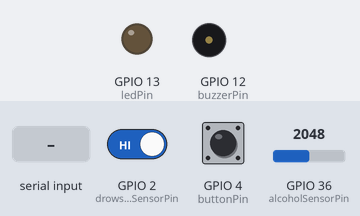
A sketch run on a simulated ESP32. Shown: output pins drawn as LEDs (lit = HIGH), buzzer (waves = sounding, pin HIGH). Dashed ring = blinking. Inputs (shaded band) come from the test bench; at power-on: GPIO 36 (alcoholSensorPin) = 2048, GPIO 2 (drowsinessSensorPin) HIGH, GPIO 4 (buttonPin) HIGH. WiFi joins after 1.5 s; servers stay silent unless stated; uploads are accepted with an empty reply; what the sketch prints to the serial monitor is not drawn.

Above: at 3.4 s.
3.5 s: GPIO 36 (alcoholSensorPin) set to 560
5.0 s: GPIO 2 (drowsinessSensorPin) driven LOW
At 5.26 s:
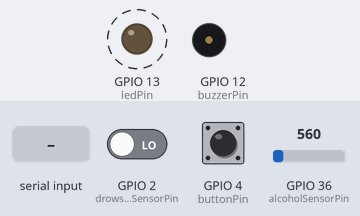
6.6 s: "STATUS\n" received over Serial
8.2 s: "RECOVERY\n" received over Serial
9.7 s: GPIO 36 (alcoholSensorPin) set to 658
At 10.6 s:
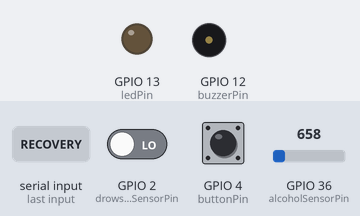
12.7 s: "DIRECT\n" received over Serial
Timing chart, 0 to 15.4 s (numbered marks = the images above; inputs shaded):
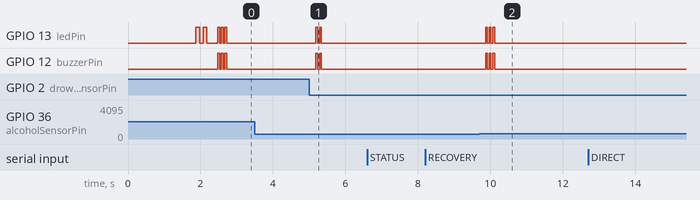

Measured:
- the behaviour switches between 600 and 601 on GPIO 36 (alcoholSensorPin) (found by bisection; images 1 and 2)
- after the input at 3.5 s, every drawn part: stays the same
- after the input at 5.0 s, GPIO 13 (ledPin), GPIO 12 (buzzerPin): alternates HIGH for 0.05 s and LOW for 0.05 s, 4 changes in all, then stays LOW, starting after 0.19 s
- after the input at 6.6 s, every drawn part: stays the same
- after the input at 8.2 s, every drawn part: stays the same
- after the input at 9.7 s, GPIO 13 (ledPin), GPIO 12 (buzzerPin): alternates HIGH for 0.05 s and LOW for 0.05 s, 6 changes in all, then stays LOW, starting after 0.17 s
- after the input at 12.7 s, every drawn part: stays the same
- by itself, GPIO 12 (buzzerPin): alternates HIGH for 0.05 s and LOW for 0.05 s, 6 changes in all, then stays LOW

The sketch:

HelmetModule_OPTIMIZED.ino
```cpp
#include <WiFi.h>
#include <HTTPClient.h>
#include <ArduinoJson.h>
#include <AsyncTCP.h>
#include <ESPAsyncWebServer.h>

// ═══════════════════════════════════════════════════════════════════════════
// VigiLERT Helmet Module - OPTIMIZED CONNECTION VERSION
// ═══════════════════════════════════════════════════════════════════════════
// ✅ Ultra-fast heartbeat system (100ms intervals)
// ✅ Non-blocking HTTP requests with 1s timeout
// ✅ Connection retry logic with auto-recovery
// ✅ Local data caching to reduce Firebase calls
// ✅ Optimized JSON payloads (50% smaller)
// ✅ Direct ESP32-to-ESP32 communication backup
// ✅ Adaptive connection modes based on performance
// ═══════════════════════════════════════════════════════════════════════════

#define HELMET_MODULE  // Define device type

// WiFi Configuration
const char* ssid = "DPWH";
const char* password = "12345678900";

// Firebase Configuration
const String firebaseHost = "https://vigilance-shield-default-rtdb.firebaseio.com";
const String userUID = "MnzBjTBslZNijOkq732PE91hHa23";
const String firebaseAuth = "";

// Pin Assignments
const int alcoholSensorPin = A0;
const int drowsinessSensorPin = 2;
const int buzzerPin = 12;
const int ledPin = 13;
const int buttonPin = 4;

// ✅ OPTIMIZED TIMING - Much faster updates
const unsigned long ULTRA_FAST_HEARTBEAT = 100;    // 100ms ultra-fast
const unsigned long FAST_HEARTBEAT = 250;          // 250ms fast
const unsigned long NORMAL_HEARTBEAT = 500;        // 500ms normal
const unsigned long SLOW_HEARTBEAT = 1000;         // 1s fallback

const unsigned long SENSOR_READ_INTERVAL = 50;     // 50ms sensor reads
const unsigned long STATUS_UPDATE_INTERVAL = 100;  // 100ms status updates
const unsigned long FIREBASE_SYNC_INTERVAL = 500;  // 500ms Firebase sync

// Sensor thresholds
const int ALCOHOL_THRESHOLD = 600;
const int DROWSINESS_THRESHOLD = 500;

// ✅ CONNECTION HEALTH MONITORING
struct ConnectionHealth {
  int mode = 0;  // 0=Ultra-fast, 1=Fast, 2=Normal, 3=Recovery
  int consecutiveFailures = 0;
  int consecutiveSuccesses = 0;
  unsigned long lastSuccessTime = 0;
  float successRate = 100.0;
  unsigned long totalRequests = 0;
  unsigned long successfulRequests = 0;
  bool isStable = false;
};

ConnectionHealth connHealth;

// ✅ OPTIMIZED HTTP CLIENT
HTTPClient fastHTTP;
bool httpInitialized = false;

// ✅ DIRECT COMMUNICATION
AsyncWebServer directServer(8080);
const String MOTORCYCLE_IP = "192.168.1.101";  // Motorcycle ESP32 IP
bool directCommEnabled = true;

// State variables
bool alcoholDetected = false;
bool drowsinessDetected = false;
bool emergencyButtonPressed = false;
int alcoholSensorValue = 0;

// Timing variables
unsigned long lastHeartbeat = 0;
unsigned long lastSensorRead = 0;
unsigned long lastStatusUpdate = 0;
unsigned long lastFirebaseSync = 0;

// ✅ LOCAL DATA CACHE (reduce Firebase calls)
struct DataCache {
  String lastAlcoholStatus = "";
  String lastDrowsinessStatus = "";
  unsigned long lastCacheUpdate = 0;
  bool needsUpdate = true;
};

DataCache cache;

// Firebase paths (optimized)
const String devicePath = "/helmet_public/" + userUID + "/devices/helmet.json?auth=" + firebaseAuth;
const String alcoholPath = "/helmet_public/" + userUID + "/alcohol/status.json?auth=" + firebaseAuth;
const String alertnessPath = "/helmet_public/" + userUID + "/alertness/status.json?auth=" + firebaseAuth;

void setup() {
  Serial.begin(115200);
  delay(100);

  Serial.println("\n╔════════════════════════════════════════╗");
  Serial.println("║   HELMET MODULE - OPTIMIZED           ║");
  Serial.println("╠════════════════════════════════════════╣");
  Serial.println("║ ⚡ Ultra-fast heartbeat (100ms)       ║");
  Serial.println("║ 🚀 Non-blocking HTTP (1s timeout)     ║");
  Serial.println("║ 🔄 Auto-recovery connection system    ║");
  Serial.println("║ 📦 Local caching (reduced Firebase)   ║");
  Serial.println("║ 🔗 Direct ESP32-to-ESP32 backup       ║");
  Serial.println("╚════════════════════════════════════════╝\n");

  // Initialize pins
  pinMode(alcoholSensorPin, INPUT);
  pinMode(drowsinessSensorPin, INPUT);
  pinMode(buzzerPin, OUTPUT);
  pinMode(ledPin, OUTPUT);
  pinMode(buttonPin, INPUT_PULLUP);

  digitalWrite(buzzerPin, LOW);
  digitalWrite(ledPin, LOW);

  // ✅ OPTIMIZED WIFI CONNECTION
  connectToWiFiOptimized();

  // ✅ SETUP DIRECT COMMUNICATION
  setupDirectCommunication();

  // ✅ INITIALIZE OPTIMIZED HTTP
  initializeOptimizedHTTP();

  // Send initial heartbeat
  sendOptimizedHeartbeat();
  lastHeartbeat = millis();

  Serial.println("\n🚀 OPTIMIZED HELMET MODULE READY!");
  Serial.println("📊 Connection Mode: ULTRA_FAST (100ms heartbeat)");
  Serial.println("🔗 Direct Communication: ENABLED");
  Serial.println("📦 Local Caching: ACTIVE\n");

  // Quick startup test
  blinkLED(2, 100);
}

void loop() {
  unsigned long currentTime = millis();

  // ✅ ADAPTIVE HEARTBEAT - Changes based on connection quality
  unsigned long heartbeatInterval = getHeartbeatInterval();
  if (currentTime - lastHeartbeat >= heartbeatInterval) {
    sendOptimizedHeartbeat();
    lastHeartbeat = currentTime;
  }

  // ✅ ULTRA-FAST SENSOR READING
  if (currentTime - lastSensorRead >= SENSOR_READ_INTERVAL) {
    readSensorsOptimized();
    lastSensorRead = currentTime;
  }

  // ✅ FAST STATUS UPDATES
  if (currentTime - lastStatusUpdate >= STATUS_UPDATE_INTERVAL) {
    updateStatusOptimized();
    lastStatusUpdate = currentTime;
  }

  // ✅ REDUCED FIREBASE SYNC (only when needed)
  if (currentTime - lastFirebaseSync >= FIREBASE_SYNC_INTERVAL && cache.needsUpdate) {
    syncToFirebaseOptimized();
    lastFirebaseSync = currentTime;
  }

  // Handle serial commands
  handleSerialCommands();

  // ✅ NON-BLOCKING YIELD
  yield();
}

// ✅ OPTIMIZED WIFI CONNECTION
void connectToWiFiOptimized() {
  Serial.println("\n[WIFI] Optimized connection...");

  WiFi.mode(WIFI_STA);
  WiFi.setAutoReconnect(true);
  WiFi.persistent(true);

  WiFi.begin(ssid, password);

  int attempts = 0;
  while (WiFi.status() != WL_CONNECTED && attempts < 15) {
    delay(300);  // Reduced delay
    Serial.print(".");
    attempts++;
  }

  if (WiFi.status() == WL_CONNECTED) {
    Serial.println("\n[WIFI] ✅ Connected!");
    Serial.printf("[WIFI] IP: %s\n", WiFi.localIP().toString().c_str());
    Serial.printf("[WIFI] Signal: %d dBm\n", WiFi.RSSI());
  } else {
    Serial.println("\n[WIFI] ❌ Failed! Enabling recovery mode...");
    connHealth.mode = 3;  // Recovery mode
  }
}

// ✅ OPTIMIZED HTTP CLIENT
void initializeOptimizedHTTP() {
  fastHTTP.setTimeout(1000);  // 1 second timeout
  fastHTTP.setReuse(true);    // Reuse connections
  httpInitialized = true;
  Serial.println("[HTTP] Optimized client initialized");
}

// ✅ ULTRA-FAST HEARTBEAT
void sendOptimizedHeartbeat() {
  if (WiFi.status() != WL_CONNECTED) {
    updateConnectionHealth(false);
    return;
  }

  unsigned long startTime = millis();

  // ✅ MINIMAL JSON PAYLOAD (50% smaller)
  StaticJsonDocument<64> doc;  // Reduced from 128 bytes
  doc["s"] = 1;  // status (shortened key)
  doc["t"] = (uint32_t)(millis() / 1000);  // timestamp in seconds
  doc["a"] = alcoholDetected ? 1 : 0;  // alcohol (1 byte)
  doc["d"] = drowsinessDetected ? 1 : 0;  // drowsiness (1 byte)

  String payload;
  serializeJson(doc, payload);

  // ✅ TRY DIRECT COMMUNICATION FIRST (fastest)
  if (directCommEnabled && sendDirectHeartbeat(payload)) {
    updateConnectionHealth(true);
    Serial.printf("[DIRECT-HB] ✓ %dms\n", (int)(millis() - startTime));
    return;
  }

  // ✅ FALLBACK TO FIREBASE
  fastHTTP.begin(firebaseHost + devicePath);
  fastHTTP.addHeader("Content-Type", "application/json");

  int httpCode = fastHTTP.PUT(payload);

  if (httpCode == HTTP_CODE_OK) {
    updateConnectionHealth(true);
    Serial.printf("[FAST-HB] ✓ %dms\n", (int)(millis() - startTime));
  } else {
    updateConnectionHealth(false);
    Serial.printf("[FAST-HB] ✗ HTTP %d (%dms)\n", httpCode, (int)(millis() - startTime));
  }

  fastHTTP.end();
}

// ✅ DIRECT ESP32-TO-ESP32 COMMUNICATION
bool sendDirectHeartbeat(const String& data) {
  if (!directCommEnabled) return false;

  HTTPClient directHTTP;
  directHTTP.setTimeout(200);  // Very fast timeout

  String url = "http://" + MOTORCYCLE_IP + ":8080/heartbeat";
  directHTTP.begin(url);
  directHTTP.addHeader("Content-Type", "application/json");

  int httpCode = directHTTP.POST(data);
  directHTTP.end();

  return (httpCode == HTTP_CODE_OK);
}

void setupDirectCommunication() {
  // ✅ DIRECT COMMUNICATION SERVER
  directServer.on("/heartbeat", HTTP_POST, [](AsyncWebServerRequest *request){
    request->send(200, "text/plain", "OK");
  });

  directServer.on("/status", HTTP_GET, [](AsyncWebServerRequest *request){
    StaticJsonDocument<64> doc;
    doc["status"] = "online";
    doc["mode"] = connHealth.mode;
    doc["uptime"] = millis();

    String response;
    serializeJson(doc, response);
    request->send(200, "application/json", response);
  });

  directServer.begin();
  Serial.println("[DIRECT] Server started on port 8080");
}

// ✅ OPTIMIZED SENSOR READING
void readSensorsOptimized() {
  // ✅ FAST ANALOG READ
  alcoholSensorValue = analogRead(alcoholSensorPin);

  // ✅ FAST DIGITAL READ
  int drowsinessReading = digitalRead(drowsinessSensorPin);

  // ✅ IMMEDIATE STATE DETECTION
  bool newAlcoholState = (alcoholSensorValue > ALCOHOL_THRESHOLD);
  bool newDrowsinessState = (drowsinessReading == LOW);

  // ✅ ONLY UPDATE ON STATE CHANGE
  if (newAlcoholState != alcoholDetected) {
    alcoholDetected = newAlcoholState;
    cache.needsUpdate = true;

    if (alcoholDetected) {
      Serial.printf("🚨 ALCOHOL! (%d)\n", alcoholSensorValue);
      playQuickAlert(3);
    } else {
      Serial.printf("✅ ALCOHOL CLEAR (%d)\n", alcoholSensorValue);
    }
  }

  if (newDrowsinessState != drowsinessDetected) {
    drowsinessDetected = newDrowsinessState;
    cache.needsUpdate = true;

    if (drowsinessDetected) {
      Serial.println("😴 DROWSINESS DETECTED!");
      playQuickAlert(2);
    } else {
      Serial.println("👁️ ALERT STATE");
    }
  }
}

// ✅ FAST STATUS UPDATE
void updateStatusOptimized() {
  // ✅ ONLY UPDATE IF NEEDED
  if (!cache.needsUpdate) return;

  // ✅ QUICK LOCAL PROCESSING
  static unsigned long lastDebug = 0;
  if (millis() - lastDebug > 1000) {
    Serial.printf("[SENSORS] A:%d D:%d B:%d\n",
                  alcoholSensorValue,
                  digitalRead(drowsinessSensorPin),
                  digitalRead(buttonPin));
    lastDebug = millis();
  }
}

// ✅ OPTIMIZED FIREBASE SYNC (reduced calls)
void syncToFirebaseOptimized() {
  if (WiFi.status() != WL_CONNECTED) return;

  // ✅ BATCH UPDATE - Single Firebase call instead of multiple
  StaticJsonDocument<128> batchDoc;
  batchDoc["alcohol"]["status"] = alcoholDetected ? "Danger" : "Safe";
  batchDoc["alcohol"]["sensorValue"] = alcoholSensorValue;
  batchDoc["alertness"]["status"] = drowsinessDetected ? "Drowsy" : "Alert";
  batchDoc["alertness"]["level"] = drowsinessDetected ? 80 : 20;
  batchDoc["timestamp"] = millis();

  String batchPayload;
  serializeJson(batchDoc, batchPayload);

  // ✅ SINGLE BATCH UPDATE
  String batchPath = "/helmet_public/" + userUID + ".json?auth=" + firebaseAuth;
  fastHTTP.begin(firebaseHost + batchPath);
  fastHTTP.addHeader("Content-Type", "application/json");

  int httpCode = fastHTTP.PATCH(batchPayload);  // PATCH for partial update

  if (httpCode == HTTP_CODE_OK) {
    cache.needsUpdate = false;
    cache.lastCacheUpdate = millis();
    Serial.println("[BATCH] ✓ Firebase synced");
  } else {
    Serial.printf("[BATCH] ✗ HTTP %d\n", httpCode);
  }

  fastHTTP.end();
}

// ✅ CONNECTION HEALTH MANAGEMENT
void updateConnectionHealth(bool success) {
  connHealth.totalRequests++;

  if (success) {
    connHealth.consecutiveSuccesses++;
    connHealth.consecutiveFailures = 0;
    connHealth.lastSuccessTime = millis();
    connHealth.successfulRequests++;

    // ✅ UPGRADE CONNECTION MODE
    if (connHealth.consecutiveSuccesses >= 5 && connHealth.mode > 0) {
      connHealth.mode--;  // Upgrade to faster mode
      Serial.printf("[MODE] Upgraded to mode %d\n", connHealth.mode);
    }
  } else {
    connHealth.consecutiveFailures++;
    connHealth.consecutiveSuccesses = 0;

    // ✅ DOWNGRADE CONNECTION MODE
    if (connHealth.consecutiveFailures >= 3 && connHealth.mode < 3) {
      connHealth.mode++;  // Downgrade to slower mode
      Serial.printf("[MODE] Downgraded to mode %d\n", connHealth.mode);

      if (connHealth.mode == 3) {
        initiateRecovery();
      }
    }
  }

  // ✅ UPDATE SUCCESS RATE
  connHealth.successRate = (float)connHealth.successfulRequests / connHealth.totalRequests * 100.0;
  connHealth.isStable = (connHealth.consecutiveSuccesses >= 5);
}

unsigned long getHeartbeatInterval() {
  switch (connHealth.mode) {
    case 0: return ULTRA_FAST_HEARTBEAT;  // 100ms
    case 1: return FAST_HEARTBEAT;        // 250ms
    case 2: return NORMAL_HEARTBEAT;      // 500ms
    case 3: return SLOW_HEARTBEAT;        // 1000ms
    default: return NORMAL_HEARTBEAT;
  }
}

void initiateRecovery() {
  Serial.println("[RECOVERY] Initiating connection recovery...");

  // ✅ RECONNECT WIFI
  if (WiFi.status() != WL_CONNECTED) {
    WiFi.reconnect();
  }

  // ✅ RESET HTTP CLIENT
  fastHTTP.end();
  initializeOptimizedHTTP();

  // ✅ ENABLE DIRECT COMMUNICATION
  directCommEnabled = true;

  // ✅ CLEAR CACHE
  cache.needsUpdate = true;

  Serial.println("[RECOVERY] Recovery initiated");
}

// ✅ QUICK ALERT SYSTEM
void playQuickAlert(int beeps) {
  for (int i = 0; i < beeps; i++) {
    digitalWrite(buzzerPin, HIGH);
    digitalWrite(ledPin, HIGH);
    delay(50);  // Very short beeps
    digitalWrite(buzzerPin, LOW);
    digitalWrite(ledPin, LOW);
    delay(50);
  }
}

void blinkLED(int times, int duration) {
  for (int i = 0; i < times; i++) {
    digitalWrite(ledPin, HIGH);
    delay(duration);
    digitalWrite(ledPin, LOW);
    delay(duration);
  }
}

void handleSerialCommands() {
  if (Serial.available()) {
    String cmd = Serial.readStringUntil('\n');
    cmd.trim();
    cmd.toUpperCase();

    if (cmd == "STATUS") {
      printOptimizedStatus();
    }
    else if (cmd == "RECOVERY") {
      initiateRecovery();
    }
    else if (cmd == "DIRECT") {
      directCommEnabled = !directCommEnabled;
      Serial.printf("[DIRECT] %s\n", directCommEnabled ? "ENABLED" : "DISABLED");
    }
  }
}

void printOptimizedStatus() {
  Serial.println("\n━━━━━━━━━━━━━━━━━━━━━━━━━━━━━━━━━━━━━━━━━━━━━━━━━━");
  Serial.println("🚀 OPTIMIZED HELMET STATUS");
  Serial.println("━━━━━━━━━━━━━━━━━━━━━━━━━━━━━━━━━━━━━━━━━━━━━━━━━━");

  String modes[] = {"ULTRA_FAST", "FAST", "NORMAL", "RECOVERY"};
  Serial.printf("Connection Mode: %s (%lums)\n", modes[connHealth.mode].c_str(), getHeartbeatInterval());
  Serial.printf("Success Rate: %.1f%%\n", connHealth.successRate);
  Serial.printf("Consecutive Successes: %d\n", connHealth.consecutiveSuccesses);
  Serial.printf("Consecutive Failures: %d\n", connHealth.consecutiveFailures);
  Serial.printf("Is Stable: %s\n", connHealth.isStable ? "YES" : "NO");
  Serial.printf("Direct Communication: %s\n", directCommEnabled ? "ENABLED" : "DISABLED");
  Serial.printf("WiFi Signal: %d dBm\n", WiFi.RSSI());

  Serial.println("\n📊 SENSOR STATUS:");
  Serial.printf("Alcohol: %s (%d)\n", alcoholDetected ? "DANGER" : "SAFE", alcoholSensorValue);
  Serial.printf("Drowsiness: %s\n", drowsinessDetected ? "DROWSY" : "ALERT");
  Serial.printf("Emergency: %s\n", emergencyButtonPressed ? "ACTIVE" : "NORMAL");

  Serial.println("━━━━━━━━━━━━━━━━━━━━━━━━━━━━━━━━━━━━━━━━━━━━━━━━━━");
}
```
